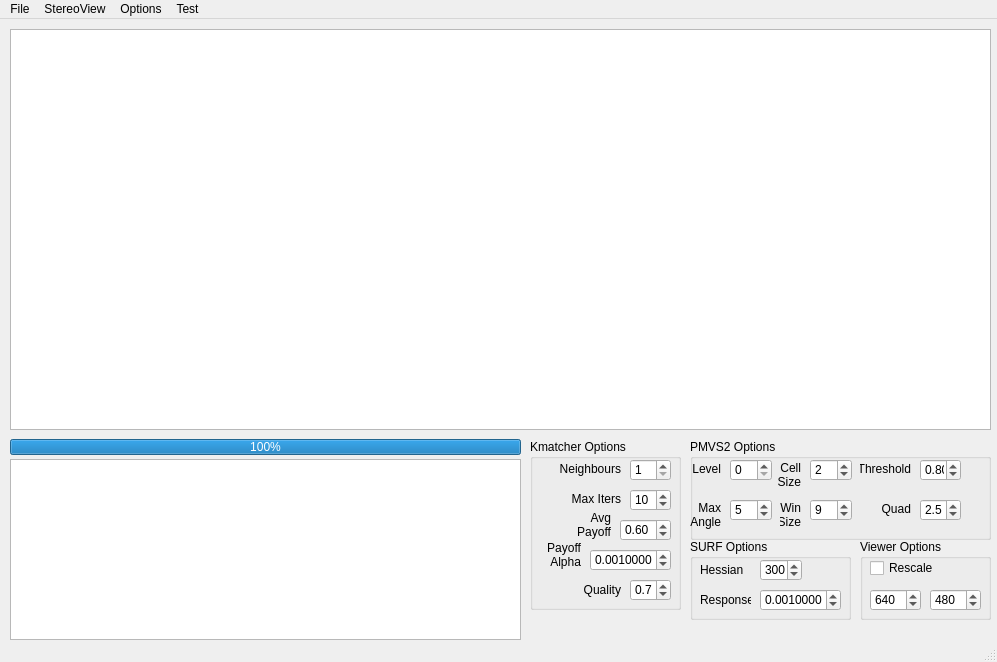
<?xml version="1.0" encoding="UTF-8"?>
<ui version="4.0">
 <class>MainWindow</class>
 <widget class="QMainWindow" name="MainWindow">
  <property name="geometry">
   <rect>
    <x>0</x>
    <y>0</y>
    <width>997</width>
    <height>662</height>
   </rect>
  </property>
  <property name="windowTitle">
   <string>StereoView Test</string>
  </property>
  <widget class="QWidget" name="centralWidget">
   <widget class="QProgressBar" name="progressBar">
    <property name="geometry">
     <rect>
      <x>10</x>
      <y>420</y>
      <width>511</width>
      <height>16</height>
     </rect>
    </property>
    <property name="cursor">
     <cursorShape>WaitCursor</cursorShape>
    </property>
    <property name="value">
     <number>100</number>
    </property>
   </widget>
   <widget class="StereoGraphicsView" name="imagesView">
    <property name="geometry">
     <rect>
      <x>10</x>
      <y>10</y>
      <width>981</width>
      <height>401</height>
     </rect>
    </property>
    <property name="mouseTracking">
     <bool>true</bool>
    </property>
    <property name="acceptDrops">
     <bool>false</bool>
    </property>
    <property name="dragMode">
     <enum>QGraphicsView::ScrollHandDrag</enum>
    </property>
    <property name="transformationAnchor">
     <enum>QGraphicsView::AnchorUnderMouse</enum>
    </property>
    <property name="resizeAnchor">
     <enum>QGraphicsView::AnchorUnderMouse</enum>
    </property>
    <property name="viewportUpdateMode">
     <enum>QGraphicsView::SmartViewportUpdate</enum>
    </property>
   </widget>
   <widget class="QPlainTextEdit" name="console">
    <property name="geometry">
     <rect>
      <x>10</x>
      <y>440</y>
      <width>511</width>
      <height>181</height>
     </rect>
    </property>
    <property name="undoRedoEnabled">
     <bool>false</bool>
    </property>
    <property name="readOnly">
     <bool>true</bool>
    </property>
   </widget>
   <widget class="QGroupBox" name="pmvsGroup">
    <property name="geometry">
     <rect>
      <x>690</x>
      <y>420</y>
      <width>301</width>
      <height>101</height>
     </rect>
    </property>
    <property name="title">
     <string>PMVS2 Options</string>
    </property>
    <widget class="QSpinBox" name="levelBox">
     <property name="geometry">
      <rect>
       <x>40</x>
       <y>20</y>
       <width>42</width>
       <height>22</height>
      </rect>
     </property>
     <property name="accelerated">
      <bool>false</bool>
     </property>
     <property name="maximum">
      <number>2</number>
     </property>
     <property name="value">
      <number>0</number>
     </property>
    </widget>
    <widget class="QLabel" name="levelLabel">
     <property name="geometry">
      <rect>
       <x>0</x>
       <y>20</y>
       <width>31</width>
       <height>20</height>
      </rect>
     </property>
     <property name="text">
      <string>Level</string>
     </property>
     <property name="alignment">
      <set>Qt::AlignRight|Qt::AlignTrailing|Qt::AlignVCenter</set>
     </property>
     <property name="wordWrap">
      <bool>true</bool>
     </property>
    </widget>
    <widget class="QLabel" name="thresholdLabel">
     <property name="geometry">
      <rect>
       <x>170</x>
       <y>20</y>
       <width>51</width>
       <height>20</height>
      </rect>
     </property>
     <property name="sizePolicy">
      <sizepolicy hsizetype="Preferred" vsizetype="Preferred">
       <horstretch>0</horstretch>
       <verstretch>0</verstretch>
      </sizepolicy>
     </property>
     <property name="text">
      <string>Threshold</string>
     </property>
     <property name="alignment">
      <set>Qt::AlignRight|Qt::AlignTrailing|Qt::AlignVCenter</set>
     </property>
     <property name="wordWrap">
      <bool>true</bool>
     </property>
    </widget>
    <widget class="QSpinBox" name="wsizeBox">
     <property name="geometry">
      <rect>
       <x>120</x>
       <y>60</y>
       <width>42</width>
       <height>22</height>
      </rect>
     </property>
     <property name="minimum">
      <number>1</number>
     </property>
     <property name="maximum">
      <number>1000</number>
     </property>
     <property name="value">
      <number>9</number>
     </property>
    </widget>
    <widget class="QLabel" name="wsizeLabel">
     <property name="geometry">
      <rect>
       <x>90</x>
       <y>60</y>
       <width>21</width>
       <height>31</height>
      </rect>
     </property>
     <property name="text">
      <string>Win Size</string>
     </property>
     <property name="alignment">
      <set>Qt::AlignRight|Qt::AlignTrailing|Qt::AlignVCenter</set>
     </property>
     <property name="wordWrap">
      <bool>true</bool>
     </property>
    </widget>
    <widget class="QLabel" name="maxAngleLabel">
     <property name="geometry">
      <rect>
       <x>0</x>
       <y>60</y>
       <width>31</width>
       <height>31</height>
      </rect>
     </property>
     <property name="text">
      <string>Max Angle</string>
     </property>
     <property name="alignment">
      <set>Qt::AlignRight|Qt::AlignTrailing|Qt::AlignVCenter</set>
     </property>
     <property name="wordWrap">
      <bool>true</bool>
     </property>
    </widget>
    <widget class="QSpinBox" name="maxAngleBox">
     <property name="geometry">
      <rect>
       <x>40</x>
       <y>60</y>
       <width>42</width>
       <height>22</height>
      </rect>
     </property>
     <property name="minimum">
      <number>1</number>
     </property>
     <property name="maximum">
      <number>360</number>
     </property>
     <property name="value">
      <number>5</number>
     </property>
    </widget>
    <widget class="QDoubleSpinBox" name="thresholdDoubleBox">
     <property name="geometry">
      <rect>
       <x>230</x>
       <y>20</y>
       <width>41</width>
       <height>22</height>
      </rect>
     </property>
     <property name="decimals">
      <number>2</number>
     </property>
     <property name="minimum">
      <double>0.100000000000000</double>
     </property>
     <property name="maximum">
      <double>1.000000000000000</double>
     </property>
     <property name="singleStep">
      <double>0.050000000000000</double>
     </property>
     <property name="value">
      <double>0.800000000000000</double>
     </property>
    </widget>
    <widget class="QSpinBox" name="csizeBox">
     <property name="geometry">
      <rect>
       <x>120</x>
       <y>20</y>
       <width>42</width>
       <height>22</height>
      </rect>
     </property>
     <property name="minimum">
      <number>1</number>
     </property>
     <property name="maximum">
      <number>1000</number>
     </property>
     <property name="value">
      <number>2</number>
     </property>
    </widget>
    <widget class="QLabel" name="csizeLabel">
     <property name="geometry">
      <rect>
       <x>80</x>
       <y>20</y>
       <width>31</width>
       <height>31</height>
      </rect>
     </property>
     <property name="text">
      <string>Cell Size</string>
     </property>
     <property name="alignment">
      <set>Qt::AlignRight|Qt::AlignTrailing|Qt::AlignVCenter</set>
     </property>
     <property name="wordWrap">
      <bool>true</bool>
     </property>
    </widget>
    <widget class="QDoubleSpinBox" name="quadDoubleBox">
     <property name="geometry">
      <rect>
       <x>230</x>
       <y>60</y>
       <width>41</width>
       <height>22</height>
      </rect>
     </property>
     <property name="decimals">
      <number>1</number>
     </property>
     <property name="minimum">
      <double>0.100000000000000</double>
     </property>
     <property name="maximum">
      <double>100.000000000000000</double>
     </property>
     <property name="singleStep">
      <double>0.100000000000000</double>
     </property>
     <property name="value">
      <double>2.500000000000000</double>
     </property>
    </widget>
    <widget class="QLabel" name="quadLabel">
     <property name="geometry">
      <rect>
       <x>190</x>
       <y>60</y>
       <width>31</width>
       <height>20</height>
      </rect>
     </property>
     <property name="sizePolicy">
      <sizepolicy hsizetype="Preferred" vsizetype="Preferred">
       <horstretch>0</horstretch>
       <verstretch>0</verstretch>
      </sizepolicy>
     </property>
     <property name="text">
      <string>Quad</string>
     </property>
     <property name="alignment">
      <set>Qt::AlignRight|Qt::AlignTrailing|Qt::AlignVCenter</set>
     </property>
     <property name="wordWrap">
      <bool>true</bool>
     </property>
    </widget>
   </widget>
   <widget class="QGroupBox" name="surfGroup">
    <property name="geometry">
     <rect>
      <x>690</x>
      <y>520</y>
      <width>161</width>
      <height>81</height>
     </rect>
    </property>
    <property name="title">
     <string>SURF Options</string>
    </property>
    <widget class="QSpinBox" name="hessianBox">
     <property name="geometry">
      <rect>
       <x>70</x>
       <y>20</y>
       <width>42</width>
       <height>22</height>
      </rect>
     </property>
     <property name="accelerated">
      <bool>true</bool>
     </property>
     <property name="maximum">
      <number>1000</number>
     </property>
     <property name="singleStep">
      <number>10</number>
     </property>
     <property name="value">
      <number>300</number>
     </property>
    </widget>
    <widget class="QLabel" name="hessianLabel">
     <property name="geometry">
      <rect>
       <x>10</x>
       <y>20</y>
       <width>46</width>
       <height>21</height>
      </rect>
     </property>
     <property name="text">
      <string>Hessian</string>
     </property>
     <property name="scaledContents">
      <bool>false</bool>
     </property>
     <property name="wordWrap">
      <bool>true</bool>
     </property>
    </widget>
    <widget class="QLabel" name="responseLabel">
     <property name="geometry">
      <rect>
       <x>10</x>
       <y>50</y>
       <width>51</width>
       <height>21</height>
      </rect>
     </property>
     <property name="text">
      <string>Response</string>
     </property>
     <property name="scaledContents">
      <bool>false</bool>
     </property>
     <property name="wordWrap">
      <bool>true</bool>
     </property>
    </widget>
    <widget class="QDoubleSpinBox" name="responseDoubleBox">
     <property name="geometry">
      <rect>
       <x>70</x>
       <y>50</y>
       <width>81</width>
       <height>22</height>
      </rect>
     </property>
     <property name="decimals">
      <number>7</number>
     </property>
     <property name="minimum">
      <double>0.000001000000000</double>
     </property>
     <property name="maximum">
      <double>1.000000000000000</double>
     </property>
     <property name="singleStep">
      <double>0.001000000000000</double>
     </property>
     <property name="value">
      <double>0.001000000000000</double>
     </property>
    </widget>
   </widget>
   <widget class="QGroupBox" name="groupBox">
    <property name="geometry">
     <rect>
      <x>530</x>
      <y>420</y>
      <width>151</width>
      <height>171</height>
     </rect>
    </property>
    <property name="title">
     <string>Kmatcher Options</string>
    </property>
    <widget class="QSpinBox" name="neighboursBox">
     <property name="geometry">
      <rect>
       <x>100</x>
       <y>20</y>
       <width>41</width>
       <height>22</height>
      </rect>
     </property>
     <property name="accelerated">
      <bool>false</bool>
     </property>
     <property name="minimum">
      <number>1</number>
     </property>
     <property name="maximum">
      <number>20</number>
     </property>
     <property name="value">
      <number>1</number>
     </property>
    </widget>
    <widget class="QLabel" name="neighboursLabel">
     <property name="geometry">
      <rect>
       <x>30</x>
       <y>20</y>
       <width>61</width>
       <height>20</height>
      </rect>
     </property>
     <property name="text">
      <string>Neighbours</string>
     </property>
     <property name="alignment">
      <set>Qt::AlignRight|Qt::AlignTrailing|Qt::AlignVCenter</set>
     </property>
     <property name="wordWrap">
      <bool>true</bool>
     </property>
    </widget>
    <widget class="QSpinBox" name="maxItersBox">
     <property name="geometry">
      <rect>
       <x>100</x>
       <y>50</y>
       <width>41</width>
       <height>22</height>
      </rect>
     </property>
     <property name="accelerated">
      <bool>false</bool>
     </property>
     <property name="minimum">
      <number>1</number>
     </property>
     <property name="maximum">
      <number>100</number>
     </property>
     <property name="value">
      <number>10</number>
     </property>
    </widget>
    <widget class="QLabel" name="maxItersLabel">
     <property name="geometry">
      <rect>
       <x>30</x>
       <y>50</y>
       <width>61</width>
       <height>20</height>
      </rect>
     </property>
     <property name="text">
      <string>Max Iters</string>
     </property>
     <property name="alignment">
      <set>Qt::AlignRight|Qt::AlignTrailing|Qt::AlignVCenter</set>
     </property>
     <property name="wordWrap">
      <bool>true</bool>
     </property>
    </widget>
    <widget class="QDoubleSpinBox" name="avgPayoffDoubleBox">
     <property name="geometry">
      <rect>
       <x>90</x>
       <y>80</y>
       <width>51</width>
       <height>22</height>
      </rect>
     </property>
     <property name="decimals">
      <number>2</number>
     </property>
     <property name="minimum">
      <double>0.050000000000000</double>
     </property>
     <property name="maximum">
      <double>1.000000000000000</double>
     </property>
     <property name="singleStep">
      <double>0.050000000000000</double>
     </property>
     <property name="value">
      <double>0.600000000000000</double>
     </property>
    </widget>
    <widget class="QLabel" name="avgPayoffLabel">
     <property name="geometry">
      <rect>
       <x>40</x>
       <y>70</y>
       <width>41</width>
       <height>31</height>
      </rect>
     </property>
     <property name="sizePolicy">
      <sizepolicy hsizetype="Preferred" vsizetype="Preferred">
       <horstretch>0</horstretch>
       <verstretch>0</verstretch>
      </sizepolicy>
     </property>
     <property name="text">
      <string>Avg Payoff</string>
     </property>
     <property name="alignment">
      <set>Qt::AlignRight|Qt::AlignTrailing|Qt::AlignVCenter</set>
     </property>
     <property name="wordWrap">
      <bool>true</bool>
     </property>
    </widget>
    <widget class="QLabel" name="payoffAlphaLabel">
     <property name="geometry">
      <rect>
       <x>10</x>
       <y>100</y>
       <width>41</width>
       <height>31</height>
      </rect>
     </property>
     <property name="sizePolicy">
      <sizepolicy hsizetype="Preferred" vsizetype="Preferred">
       <horstretch>0</horstretch>
       <verstretch>0</verstretch>
      </sizepolicy>
     </property>
     <property name="text">
      <string>Payoff Alpha</string>
     </property>
     <property name="alignment">
      <set>Qt::AlignRight|Qt::AlignTrailing|Qt::AlignVCenter</set>
     </property>
     <property name="wordWrap">
      <bool>true</bool>
     </property>
    </widget>
    <widget class="QDoubleSpinBox" name="payoffAlphaDoubleBox">
     <property name="geometry">
      <rect>
       <x>60</x>
       <y>110</y>
       <width>81</width>
       <height>22</height>
      </rect>
     </property>
     <property name="decimals">
      <number>7</number>
     </property>
     <property name="minimum">
      <double>0.000001000000000</double>
     </property>
     <property name="maximum">
      <double>1.000000000000000</double>
     </property>
     <property name="singleStep">
      <double>0.001000000000000</double>
     </property>
     <property name="value">
      <double>0.001000000000000</double>
     </property>
    </widget>
    <widget class="QDoubleSpinBox" name="qualityDoubleBox">
     <property name="geometry">
      <rect>
       <x>100</x>
       <y>140</y>
       <width>41</width>
       <height>22</height>
      </rect>
     </property>
     <property name="decimals">
      <number>1</number>
     </property>
     <property name="minimum">
      <double>0.100000000000000</double>
     </property>
     <property name="maximum">
      <double>1.000000000000000</double>
     </property>
     <property name="singleStep">
      <double>0.100000000000000</double>
     </property>
     <property name="value">
      <double>0.700000000000000</double>
     </property>
    </widget>
    <widget class="QLabel" name="qualityLabel">
     <property name="geometry">
      <rect>
       <x>50</x>
       <y>140</y>
       <width>41</width>
       <height>21</height>
      </rect>
     </property>
     <property name="sizePolicy">
      <sizepolicy hsizetype="Preferred" vsizetype="Preferred">
       <horstretch>0</horstretch>
       <verstretch>0</verstretch>
      </sizepolicy>
     </property>
     <property name="text">
      <string>Quality</string>
     </property>
     <property name="alignment">
      <set>Qt::AlignRight|Qt::AlignTrailing|Qt::AlignVCenter</set>
     </property>
     <property name="wordWrap">
      <bool>true</bool>
     </property>
    </widget>
   </widget>
   <widget class="QGroupBox" name="viewerBox">
    <property name="geometry">
     <rect>
      <x>860</x>
      <y>520</y>
      <width>131</width>
      <height>81</height>
     </rect>
    </property>
    <property name="title">
     <string>Viewer Options</string>
    </property>
    <widget class="QCheckBox" name="rescaleCheckBox">
     <property name="enabled">
      <bool>true</bool>
     </property>
     <property name="geometry">
      <rect>
       <x>10</x>
       <y>20</y>
       <width>72</width>
       <height>18</height>
      </rect>
     </property>
     <property name="text">
      <string>Rescale</string>
     </property>
     <property name="checked">
      <bool>false</bool>
     </property>
    </widget>
    <widget class="QSpinBox" name="wBox">
     <property name="geometry">
      <rect>
       <x>10</x>
       <y>50</y>
       <width>51</width>
       <height>22</height>
      </rect>
     </property>
     <property name="minimum">
      <number>1</number>
     </property>
     <property name="maximum">
      <number>10000</number>
     </property>
     <property name="value">
      <number>640</number>
     </property>
    </widget>
    <widget class="QSpinBox" name="hBox">
     <property name="geometry">
      <rect>
       <x>70</x>
       <y>50</y>
       <width>51</width>
       <height>22</height>
      </rect>
     </property>
     <property name="minimum">
      <number>1</number>
     </property>
     <property name="maximum">
      <number>10000</number>
     </property>
     <property name="value">
      <number>480</number>
     </property>
    </widget>
   </widget>
  </widget>
  <widget class="QMenuBar" name="menuBar">
   <property name="geometry">
    <rect>
     <x>0</x>
     <y>0</y>
     <width>997</width>
     <height>20</height>
    </rect>
   </property>
   <widget class="QMenu" name="menuFile">
    <property name="title">
     <string>File</string>
    </property>
    <addaction name="actionOpenDir"/>
    <addaction name="actionOpenFiles"/>
    <addaction name="separator"/>
    <addaction name="actionClear"/>
    <addaction name="separator"/>
   </widget>
   <widget class="QMenu" name="menuStereoView">
    <property name="title">
     <string>StereoView</string>
    </property>
    <widget class="QMenu" name="menuFeature_Detection">
     <property name="title">
      <string>Detect Features</string>
     </property>
     <addaction name="actionSIFT_Keypoints"/>
     <addaction name="actionSIFTpp_Keypoints"/>
     <addaction name="actionOpenSURF_Keypoints"/>
     <addaction name="actionOpenCV_SURF_Keypoints"/>
    </widget>
    <widget class="QMenu" name="menuRecon_Scene">
     <property name="title">
      <string>3D Scene</string>
     </property>
     <addaction name="actionPMVS2"/>
    </widget>
    <widget class="QMenu" name="menuBundler">
     <property name="title">
      <string>Bundle Adjustment</string>
     </property>
     <addaction name="actionBundler"/>
     <addaction name="actionAsync_Bundler"/>
    </widget>
    <widget class="QMenu" name="menuTracking">
     <property name="title">
      <string>Track Correspondences</string>
     </property>
     <addaction name="actionKmatcher_Single_Shot"/>
     <addaction name="actionKmatcher_Concurrent"/>
     <addaction name="actionBundler_Keymatcher"/>
    </widget>
    <addaction name="menuFeature_Detection"/>
    <addaction name="menuTracking"/>
    <addaction name="separator"/>
    <addaction name="menuBundler"/>
    <addaction name="menuRecon_Scene"/>
    <addaction name="separator"/>
   </widget>
   <widget class="QMenu" name="menuOptions">
    <property name="title">
     <string>Options</string>
    </property>
    <addaction name="actionStatusBarLogEnabled"/>
   </widget>
   <widget class="QMenu" name="menuTest">
    <property name="title">
     <string>Test</string>
    </property>
    <addaction name="actionMulti_threaded_Progress_Bar"/>
   </widget>
   <addaction name="menuFile"/>
   <addaction name="menuStereoView"/>
   <addaction name="menuOptions"/>
   <addaction name="menuTest"/>
  </widget>
  <widget class="QStatusBar" name="statusBar">
   <property name="toolTip">
    <string/>
   </property>
   <property name="accessibleName">
    <string/>
   </property>
   <property name="accessibleDescription">
    <string/>
   </property>
  </widget>
  <action name="actionOpenDir">
   <property name="text">
    <string>Open directory..</string>
   </property>
   <property name="toolTip">
    <string>Open image files from directory</string>
   </property>
  </action>
  <action name="actionStatusBarLogEnabled">
   <property name="checkable">
    <bool>true</bool>
   </property>
   <property name="checked">
    <bool>true</bool>
   </property>
   <property name="text">
    <string>StatusBar Log Enabled</string>
   </property>
   <property name="toolTip">
    <string>Toggle StatusBar logger</string>
   </property>
  </action>
  <action name="actionOpenFiles">
   <property name="text">
    <string>Open image files..</string>
   </property>
   <property name="toolTip">
    <string>Open one or more image files</string>
   </property>
  </action>
  <action name="actionClear">
   <property name="text">
    <string>Clear image buffer</string>
   </property>
  </action>
  <action name="actionKmatcher_Single_Shot">
   <property name="text">
    <string>Kmatcher Single Shot</string>
   </property>
  </action>
  <action name="actionPMVS2">
   <property name="text">
    <string>PMVS2</string>
   </property>
  </action>
  <action name="actionSIFT_Keypoints">
   <property name="text">
    <string>SIFT Keypoints</string>
   </property>
  </action>
  <action name="actionBundler">
   <property name="text">
    <string>Bundler</string>
   </property>
  </action>
  <action name="actionOpenSURF_Keypoints">
   <property name="text">
    <string>OpenSURF Keypoints</string>
   </property>
  </action>
  <action name="actionOpen_PLY_file">
   <property name="text">
    <string>Open PLY file..</string>
   </property>
  </action>
  <action name="actionFull_Recon">
   <property name="text">
    <string>Full Recon</string>
   </property>
  </action>
  <action name="actionAsync_Bundler">
   <property name="text">
    <string>Async Bundler</string>
   </property>
  </action>
  <action name="actionMulti_threaded_Progress_Bar">
   <property name="text">
    <string>Multi-threaded Progress Bar</string>
   </property>
  </action>
  <action name="actionOpenCV_SURF_Keypoints">
   <property name="enabled">
    <bool>false</bool>
   </property>
   <property name="text">
    <string>OpenCV SURF Keypoints</string>
   </property>
  </action>
  <action name="actionKmatcher_Concurrent">
   <property name="enabled">
    <bool>false</bool>
   </property>
   <property name="text">
    <string>Kmatcher Concurrent</string>
   </property>
  </action>
  <action name="actionBundler_Keymatcher">
   <property name="text">
    <string>Bundler Keymatcher</string>
   </property>
  </action>
  <action name="actionSIFTpp_Keypoints">
   <property name="text">
    <string>SIFT++ Keypoints</string>
   </property>
  </action>
 </widget>
 <layoutdefault spacing="6" margin="11"/>
 <customwidgets>
  <customwidget>
   <class>StereoGraphicsView</class>
   <extends>QGraphicsView</extends>
   <header>stereographicsview.h</header>
  </customwidget>
 </customwidgets>
 <resources/>
 <connections/>
</ui>
